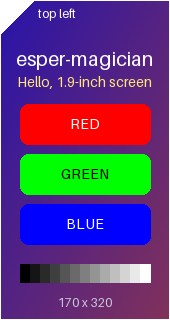
#> input picture firmware/main/images/1.9/test-card.png, 170 x 320 px
$ python img2cyd.py ../main/images/1.9/test-card.png
#> lines starting #> are read from the running program, lines starting #| are printed output that depends on the picture
#!/usr/bin/env python3
"""Turn a picture or GIF into the file the firmware shows on the screen.

    python tools/img2cyd.py my-photo.jpg                  # 2.8-inch screen
    python tools/img2cyd.py my-animation.gif --screen 1.9 # 1.9-inch screen

The result is written to main/images/<screen>/picture.bin. Build and flash
again to see it. Needs Pillow:  python -m pip install pillow

File layout (header numbers little-endian, pixels RGB565 big-endian):
    "CYD1", width u16, height u16, frame_count u16, reserved u16,
    delay_ms u16 * frame_count, then each frame row by row.
"""

import argparse
import struct
import sys
from pathlib import Path

try:
    from PIL import Image, ImageOps, ImageSequence
except ImportError:
    sys.exit("This tool needs Pillow. Install it with:  python -m pip install pillow")

# Width and height of each screen, as the firmware draws it.
SCREENS = {"2.8": (320, 240), "1.9": (170, 320)}
# The app partition is 0x3F0000 bytes. Leave room for the program itself.
MAX_BYTES = 0x3F0000 - 400 * 1024
IMAGES = Path(__file__).resolve().parent.parent / "main" / "images"


def fit_frame(img, mode, w, h, background):
    img = img.convert("RGBA")
    if mode == "cover":
        img = ImageOps.fit(img, (w, h), Image.LANCZOS)
    elif mode == "stretch":
        img = img.resize((w, h), Image.LANCZOS)
    else:  # contain
        img = ImageOps.contain(img, (w, h), Image.LANCZOS)
    canvas = Image.new("RGBA", (w, h), background)
    canvas.alpha_composite(img, ((w - img.width) // 2, (h - img.height) // 2))
    return canvas.convert("RGB")


def to_rgb565_be(img):
    rgb = img.tobytes()  # R, G, B, R, G, B, ...
    out = bytearray(len(rgb) // 3 * 2)
    for i in range(0, len(rgb), 3):
        v = ((rgb[i] & 0xF8) << 8) | ((rgb[i + 1] & 0xFC) << 3) | (rgb[i + 2] >> 3)
        j = i // 3 * 2
        out[j] = v >> 8
        out[j + 1] = v & 0xFF
    return bytes(out)


def main():
    ap = argparse.ArgumentParser(description=__doc__, formatter_class=argparse.RawDescriptionHelpFormatter)
    ap.add_argument("input", help="PNG, JPG, GIF or anything Pillow can open")
    ap.add_argument("--screen", choices=sorted(SCREENS), default="2.8",
                    help="2.8 for the 320x240 board (default), 1.9 for the 170x320 one")
    ap.add_argument("-o", "--output", type=Path,
                    help="where to write the file (default: main/images/<screen>/picture.bin)")
    ap.add_argument("--fit", choices=["cover", "contain", "stretch"], default="cover",
                    help="cover fills the screen and crops, contain shows it all with borders, "
                         "stretch ignores the shape (default: cover)")
    ap.add_argument("--background", default="black", help="border colour for --fit contain")
    ap.add_argument("--max-frames", type=int, default=0,
                    help="keep at most this many GIF frames by skipping evenly; 0 means all")
    ap.add_argument("--delay", type=int, default=0,
                    help="force every frame to show for this many ms instead of the GIF's timing")
    args = ap.parse_args()
    screen_w, screen_h = SCREENS[args.screen]
    output = args.output or IMAGES / args.screen / "picture.bin"

    src = Image.open(args.input)
#> src is the input picture: PIL image 170x320 RGB; mean R, G, B 94.8, 64.3, 123
    frames, delays = [], []
    for frame in ImageSequence.Iterator(src):
        frames.append(fit_frame(frame.copy(), args.fit, screen_w, screen_h, args.background))
        delays.append(int(frame.info.get("duration", src.info.get("duration", 100)) or 100))
#> this loop made 1 pass
#> pass 1, in fit_frame, `img = ImageOps.fit(img, (w, h), Image.LANCZOS)`:
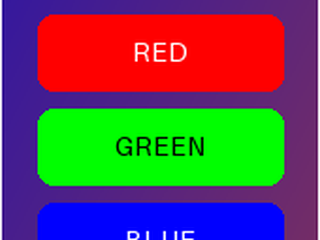
#> img: PIL image 320x240 RGBA; mean R, G, B, A 97.7, 78, 84, 255
#> after the loop, delays = [100]; frames = 1 item

    if args.max_frames and len(frames) > args.max_frames:
        step = len(frames) / args.max_frames
        keep = [int(i * step) for i in range(args.max_frames)]
        # Each kept frame absorbs the time of the frames skipped after it.
        bounds = keep + [len(frames)]
        delays = [sum(delays[bounds[k]:bounds[k + 1]]) for k in range(len(keep))]
        frames = [frames[i] for i in keep]
    if args.delay:
        delays = [args.delay] * len(frames)
    delays = [max(1, min(d, 0xFFFF)) for d in delays]

    data = bytearray(b"CYD1")
    data += struct.pack("<HHHH", screen_w, screen_h, len(frames), 0)
    data += struct.pack("<%dH" % len(delays), *delays)
    for f in frames:
        data += to_rgb565_be(f)

    if len(data) > MAX_BYTES:
        per_frame = screen_w * screen_h * 2
        fit = MAX_BYTES // per_frame
        sys.exit(f"{len(frames)} frames is {len(data) // 1024} KB, too big for the board's flash. "
                 f"About {fit} full-screen frames fit. Try --max-frames {fit}.")

    output.parent.mkdir(parents=True, exist_ok=True)
    output.write_bytes(data)
    kind = "picture" if len(frames) == 1 else f"animation, {len(frames)} frames"
#> kind = 'picture'
    print(f"Wrote {output} ({kind}, {len(data) // 1024} KB). Now build and flash.")
#| Wrote firmware/main/images/2.8/picture.bin (picture, 150 KB). Now build and flash.


if __name__ == "__main__":
    main()
